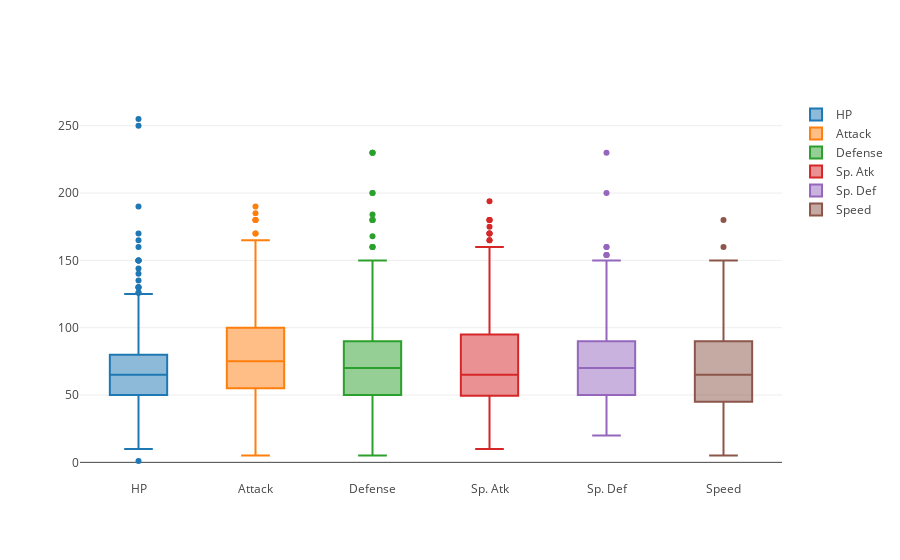

Notebook source saved alongside this figure:
### Markdown cell above
**2.1 Boxplots of all stats**

### Code cell
trace0 = go.Box(y=df["HP"],name="HP")
trace1 = go.Box(y=df["Attack"],name="Attack")
trace2 = go.Box(y=df["Defense"],name="Defense")
trace3 = go.Box(y=df["Sp. Atk"],name="Sp. Atk")
trace4 = go.Box(y=df["Sp. Def"],name="Sp. Def")
trace5 = go.Box(y=df["Speed"],name="Speed")
data = [trace0, trace1, trace2,trace3, trace4, trace5]
iplot(data)

### Figure 1 — Plotly figure (JSON) as saved in the notebook; plotly's stock layout.template omitted (floating-point values rounded to 4 significant figures; data arrays with more than 128 entries replaced by an {"elided": "..."} marker saying what was removed)
{"data": [{"name": "HP", "type": "box", "y": {"elided": "800 int values"}}, {"name": "Attack", "type": "box", "y": {"elided": "800 int values"}}, {"name": "Defense", "type": "box", "y": {"elided": "800 int values"}}, {"name": "Sp. Atk", "type": "box", "y": {"elided": "800 int values"}}, {"name": "Sp. Def", "type": "box", "y": {"elided": "800 int values"}}, {"name": "Speed", "type": "box", "y": {"elided": "800 int values"}}], "layout": {}}
